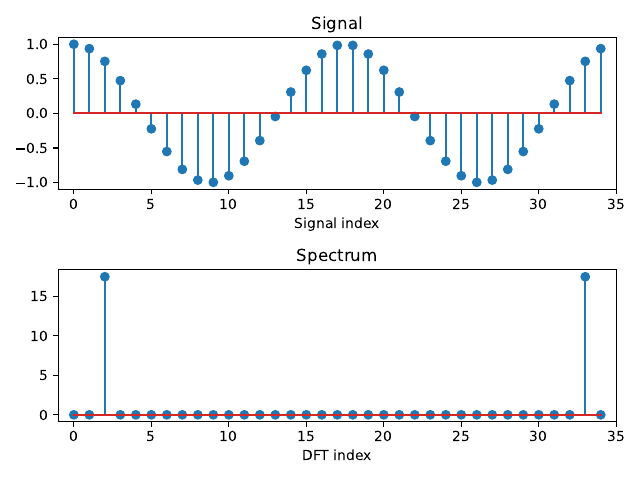

Python code for this plot:
# FFT_demo_04.py
# Plot the FFT of a cosine

import numpy as np
from matplotlib import pyplot

N = 35
n = np.arange(0, N)     # n = [0, 1, 2, ..., N-1]
f0 = 2.0 				# Try also f0 = 2.5
x = np.cos(2.0 * np.pi * f0 / N * n)
X = np.fft.fft(x)

fig1 = pyplot.figure(1)

ax1 = fig1.add_subplot(2, 1, 1)   # axes
ax1.stem(n, x)
ax1.set_xlim(-1, N)
ax1.set_title('Signal')
ax1.set_xlabel('Signal index')

ax2 = fig1.add_subplot(2, 1, 2)   # axes
ax2.stem(n, np.abs(X))
# ax2.stem(n, np.angle(X))  # for phase
ax2.set_xlim(-1, N)
ax2.set_title('Spectrum')
ax2.set_xlabel('DFT index')

fig1.tight_layout()  # avoids overlapping of axis labels and axis.

pyplot.show()

fig1.savefig('FFT_demo_04.pdf')

